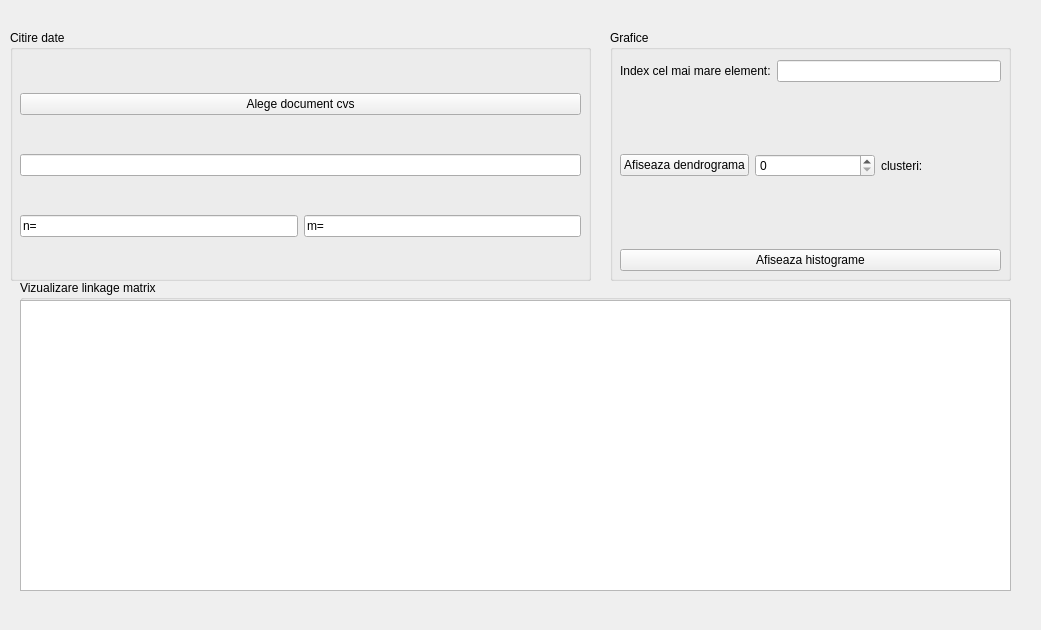
<?xml version="1.0" encoding="UTF-8"?>
<ui version="4.0">
 <class>MainWindow</class>
 <widget class="QMainWindow" name="MainWindow">
  <property name="geometry">
   <rect>
    <x>0</x>
    <y>0</y>
    <width>1041</width>
    <height>630</height>
   </rect>
  </property>
  <property name="windowTitle">
   <string>MainWindow</string>
  </property>
  <widget class="QWidget" name="centralwidget">
   <widget class="QGroupBox" name="groupBox">
    <property name="geometry">
     <rect>
      <x>10</x>
      <y>30</y>
      <width>581</width>
      <height>251</height>
     </rect>
    </property>
    <property name="title">
     <string>Citire date</string>
    </property>
    <widget class="QWidget" name="verticalLayoutWidget">
     <property name="geometry">
      <rect>
       <x>10</x>
       <y>30</y>
       <width>561</width>
       <height>211</height>
      </rect>
     </property>
     <layout class="QVBoxLayout" name="verticalLayout">
      <item>
       <widget class="QPushButton" name="btn_cititre">
        <property name="text">
         <string>Alege document cvs</string>
        </property>
       </widget>
      </item>
      <item>
       <widget class="QLineEdit" name="tb_citire">
        <property name="readOnly">
         <bool>true</bool>
        </property>
       </widget>
      </item>
      <item>
       <layout class="QHBoxLayout" name="horizontalLayout_3">
        <item>
         <widget class="QLineEdit" name="tb_n">
          <property name="text">
           <string>n=</string>
          </property>
         </widget>
        </item>
        <item>
         <widget class="QLineEdit" name="tb_m">
          <property name="text">
           <string>m=</string>
          </property>
         </widget>
        </item>
       </layout>
      </item>
     </layout>
    </widget>
   </widget>
   <widget class="QGroupBox" name="groupBox_2">
    <property name="geometry">
     <rect>
      <x>20</x>
      <y>280</y>
      <width>991</width>
      <height>311</height>
     </rect>
    </property>
    <property name="title">
     <string>Vizualizare linkage matrix</string>
    </property>
    <widget class="QTextEdit" name="input_matrix">
     <property name="geometry">
      <rect>
       <x>0</x>
       <y>20</y>
       <width>991</width>
       <height>291</height>
      </rect>
     </property>
    </widget>
   </widget>
   <widget class="QGroupBox" name="groupBox_3">
    <property name="geometry">
     <rect>
      <x>610</x>
      <y>30</y>
      <width>401</width>
      <height>251</height>
     </rect>
    </property>
    <property name="title">
     <string>Grafice</string>
    </property>
    <widget class="QWidget" name="verticalLayoutWidget_2">
     <property name="geometry">
      <rect>
       <x>10</x>
       <y>30</y>
       <width>381</width>
       <height>211</height>
      </rect>
     </property>
     <layout class="QVBoxLayout" name="verticalLayout_2">
      <item>
       <layout class="QHBoxLayout" name="horizontalLayout_4">
        <item>
         <widget class="QLabel" name="label_2">
          <property name="text">
           <string>Index cel mai mare element:</string>
          </property>
         </widget>
        </item>
        <item>
         <widget class="QLineEdit" name="lb_index_max"/>
        </item>
       </layout>
      </item>
      <item>
       <layout class="QHBoxLayout" name="horizontalLayout_2">
        <item>
         <widget class="QPushButton" name="btn_dendrograma">
          <property name="text">
           <string>Afiseaza dendrograma</string>
          </property>
         </widget>
        </item>
        <item>
         <widget class="QSpinBox" name="sp_nr_clusteri"/>
        </item>
        <item>
         <widget class="QLabel" name="label">
          <property name="text">
           <string>clusteri:</string>
          </property>
         </widget>
        </item>
       </layout>
      </item>
      <item>
       <widget class="QPushButton" name="btn_histograme">
        <property name="text">
         <string>Afiseaza histograme</string>
        </property>
       </widget>
      </item>
     </layout>
    </widget>
   </widget>
  </widget>
 </widget>
 <resources/>
 <connections/>
</ui>
